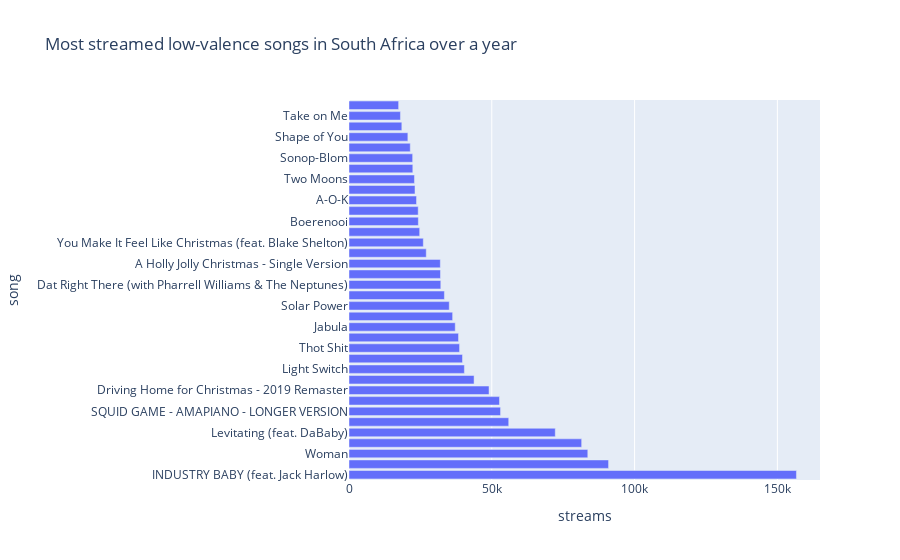

The code cell stored with this chart in its notebook:
### Markdown cell above
There are 36 tracks in the 95th percentile that are high valence

### Code cell
px.bar(data_frame=top_50_high, x=top_50_high.streams, y=top_50_high.song, orientation="h",
      title="Most streamed low-valence songs in South Africa over a year")

### Figure 1 — Plotly figure (JSON) as saved in the notebook; plotly's stock layout.template omitted (floating-point values rounded to 4 significant figures)
{"data": [{"alignmentgroup": "True", "hovertemplate": "streams=%{x}<br>song=%{y}<extra></extra>", "legendgroup": "", "marker": {"color": "#636efa", "pattern": {"shape": ""}}, "name": "", "offsetgroup": "", "orientation": "h", "showlegend": false, "textposition": "auto", "type": "bar", "x": [156676, 90890, 83617, 81465, 72225, 55929, 53070, 52687, 49036, 43798, 40405, 39745, 38718, 38352, 37202, 36287, 35104, 33407, 32143, 32030, 31981, 27051, 26022, 24750, 24284, 24231, 23646, 23113, 22922, 22343, 22288, 21452, 20615, 18500, 18016, 17382], "xaxis": "x", "y": ["INDUSTRY BABY (feat. Jack Harlow)", "Sacrifice", "Woman", "Rockin' Around The Christmas Tree", "Levitating (feat. DaBaby)", "Head & Heart (feat. MNEK)", "SQUID GAME - AMAPIANO - LONGER VERSION", "Ski", "Driving Home for Christmas - 2019 Remaster", "Build a Bitch", "Light Switch", "Vat 'n Bietjie", "Thot Shit", "Roses - Imanbek Remix", "Jabula", "NgineNtombi", "Solar Power", "Sunflower - Spider-Man: Into the Spider-Verse", "Dat Right There (with Pharrell Williams & The Neptunes)", "Dina", "A Holly Jolly Christmas - Single Version", "Ploeg Jy?", "You Make It Feel Like Christmas (feat. Blake Shelton)", "I Wanna Dance with Somebody (Who Loves Me)", "Boerenooi", "Need It (feat. YoungBoy Never Broke Again)", "A-O-K", "Gcina Impilo Yami", "Two Moons", "Banky Banky", "Sonop-Blom", "Ride It", "Shape of You", "Intentions (feat. Quavo)", "Take on Me", "Way Out (feat. Big Sean)"], "yaxis": "y"}], "layout": {"barmode": "relative", "legend": {"tracegroupgap": 0}, "title": {"text": "Most streamed low-valence songs in South Africa over a year"}, "xaxis": {"anchor": "y", "domain": [0, 1], "title": {"text": "streams"}}, "yaxis": {"anchor": "x", "domain": [0, 1], "title": {"text": "song"}}}}
